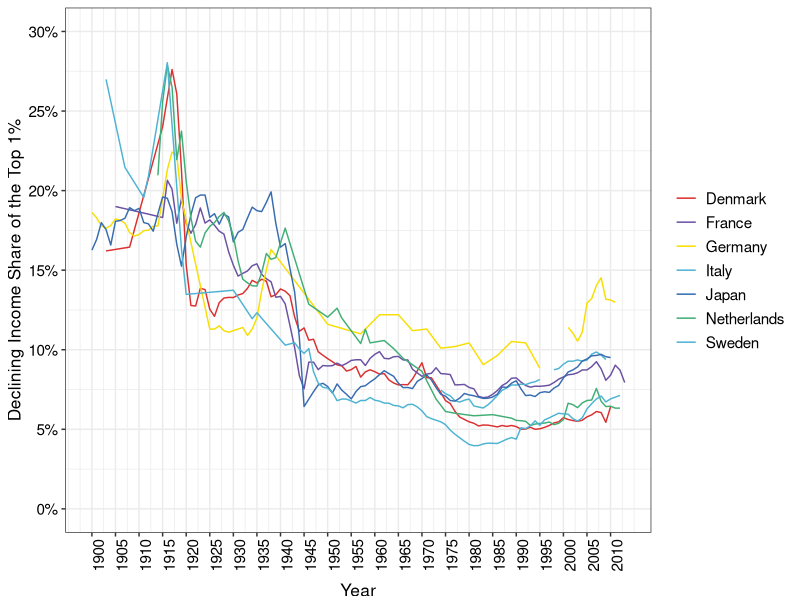
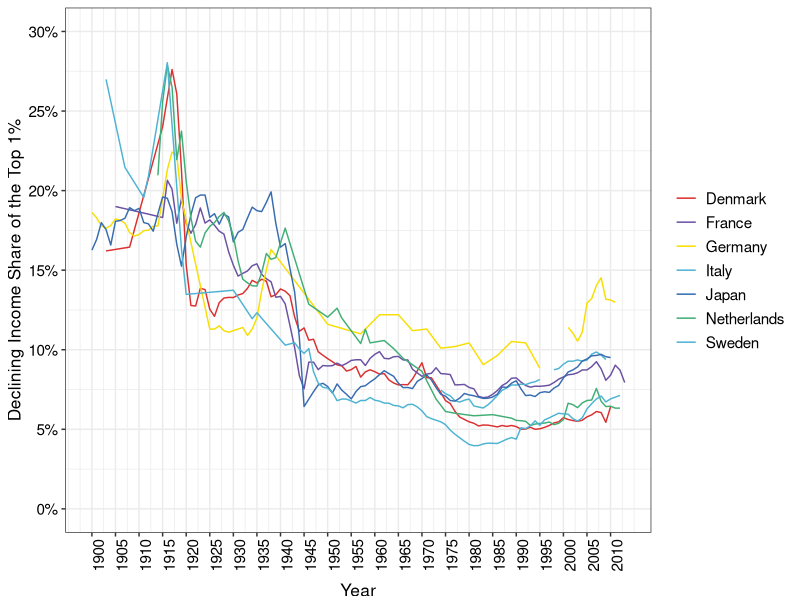

R code for these plots, in order:
require(shape)
library(tidyverse)
library(lubridate)
library(openxlsx)
library(readxl)

declining_share <- read_excel("capitalism/declining_share.xlsx")

COL <- c("#7fc97f", "#beaed4", "#fdc086", "#ffff99", "#386cb0", "#f0027f", "#bf5b17", "#666666")
COLA <- c("#e0f3db", "#99d8c9","#66c2a4","#41ae76", "#238b45", "#005824", "#f0027f")
COLB <- c("#c6dbef", "#4eb3d3", "#2b8cbe", "#0868ac","#084081", "#9e9ac8","#f0027f")
COLC <- c("#fcfbfd", "#efedf5", "#dadaeb", "#bcbddc", "#9e9ac8", "#807dba", "#6a51a3", "#54278f", "#3f007d")
COLD <- c("#DA3030","#6a51a3","#F7DE04", "#4eb3d3","#386cb0","#41ae76","#4eb3d3","#41ae76","#6a51a3", "#DA3030")
#Cleaning the wealth share data. Source: CORE
declining_share_gathered <- declining_share %>% 
  gather(Country, declining_share, c("Denmark", "France", "Germany", "Italy", "Japan", "Netherlands", "Sweden") )

declining_share1 <- declining_share_gathered[-c(1, 112, 223, 334, 445, 556, 667), ]

declining_share2 <- declining_share1 %>%
  mutate(Year = ifelse(Country == "Denmark", ...1, ifelse(Country == "France", ...3, ifelse(Country == "Germany", ...5, ifelse(Country == "Italy", ...7, ifelse(Country == "Japan", ...9, ifelse(Country == "Netherlands", ...11, ifelse(Country == "Sweden", ...13, NA))))))))

declining_share2$declining_share = as.numeric(as.character(declining_share2$declining_share))

declining_share3 <- declining_share2 %>%
  select(-c("...1", "...3", "...5", "...7", "...9", "...11", "...13")) %>%
  filter(!is.na(Year)) %>%
  mutate(declining_share_decimal = (declining_share)/100)

#Plotting the data
declining_share_plot <- ggplot(declining_share3, aes(x = Year, y = declining_share_decimal, group = Country, color = Country)) +
  geom_line() +
  ylab("Declining Income Share of the Top 1%") +
  scale_y_continuous(breaks = seq(0, 0.3, by = 0.05), labels = scales::percent_format(accuracy = 1), limits = c(0,0.3)) +
  scale_x_continuous(breaks = seq(1900, 2010, by = 5)) +
  theme_bw() +
  theme(legend.position="right",
        legend.title=element_blank(),
        axis.title.y = element_text(size = 12.5, vjust = 1),
        legend.text=element_text(size=11),
        axis.text.x = element_text(size = 11, angle = 90, color = "black"),
        axis.text.y = element_text(size = 11, color = "black"),
        axis.title.x = element_text(size = 12.5, vjust = -1)) +  
  scale_color_manual(values = COLD)


print(declining_share_plot)

#Save plot to PDF
ggsave(declining_share_plot, filename = "declining_share_top_1percent.pdf",
       path = "capitalism",
       width = 9, height = 7, units = "in")


dev.off()
